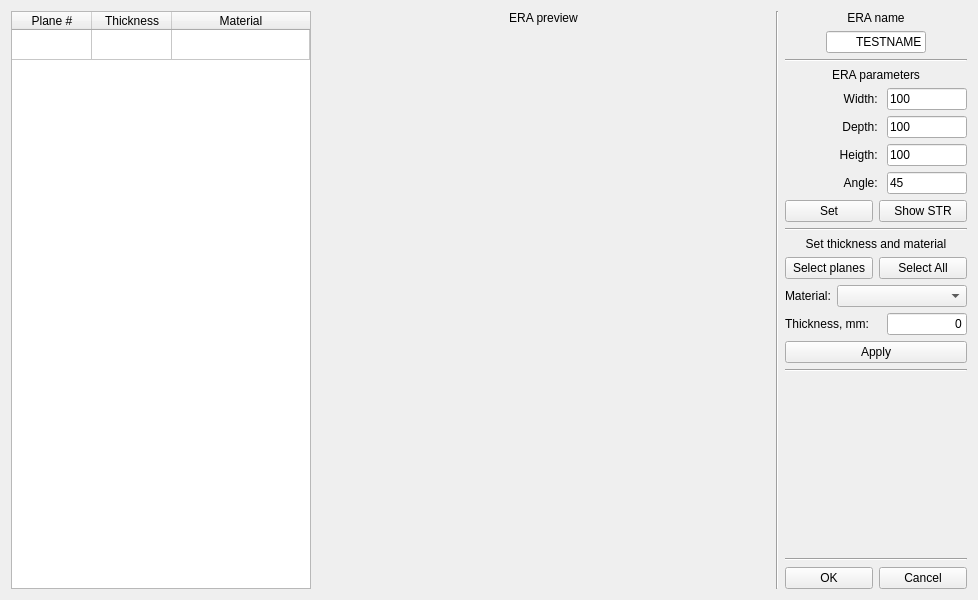
<?xml version="1.0" encoding="UTF-8"?>
<ui version="4.0">
 <class>wid_addcomp</class>
 <widget class="QWidget" name="wid_addcomp">
  <property name="geometry">
   <rect>
    <x>0</x>
    <y>0</y>
    <width>978</width>
    <height>600</height>
   </rect>
  </property>
  <property name="minimumSize">
   <size>
    <width>800</width>
    <height>0</height>
   </size>
  </property>
  <property name="windowTitle">
   <string>New ERA element</string>
  </property>
  <layout class="QHBoxLayout" name="horizontalLayout">
   <item>
    <widget class="QTableWidget" name="tbl_facestable">
     <property name="sizePolicy">
      <sizepolicy hsizetype="Fixed" vsizetype="Expanding">
       <horstretch>0</horstretch>
       <verstretch>0</verstretch>
      </sizepolicy>
     </property>
     <property name="minimumSize">
      <size>
       <width>300</width>
       <height>0</height>
      </size>
     </property>
     <property name="maximumSize">
      <size>
       <width>240</width>
       <height>16777215</height>
      </size>
     </property>
     <property name="showGrid">
      <bool>true</bool>
     </property>
     <attribute name="horizontalHeaderVisible">
      <bool>true</bool>
     </attribute>
     <attribute name="horizontalHeaderCascadingSectionResizes">
      <bool>false</bool>
     </attribute>
     <attribute name="horizontalHeaderDefaultSectionSize">
      <number>80</number>
     </attribute>
     <attribute name="horizontalHeaderHighlightSections">
      <bool>true</bool>
     </attribute>
     <attribute name="horizontalHeaderMinimumSectionSize">
      <number>70</number>
     </attribute>
     <attribute name="horizontalHeaderShowSortIndicator" stdset="0">
      <bool>false</bool>
     </attribute>
     <attribute name="horizontalHeaderStretchLastSection">
      <bool>true</bool>
     </attribute>
     <attribute name="verticalHeaderVisible">
      <bool>false</bool>
     </attribute>
     <row>
      <property name="text">
       <string/>
      </property>
     </row>
     <column>
      <property name="text">
       <string>Plane #</string>
      </property>
      <property name="textAlignment">
       <set>AlignHCenter|AlignVCenter|AlignCenter</set>
      </property>
     </column>
     <column>
      <property name="text">
       <string>Thickness</string>
      </property>
      <property name="textAlignment">
       <set>AlignHCenter|AlignVCenter|AlignCenter</set>
      </property>
     </column>
     <column>
      <property name="text">
       <string>Material</string>
      </property>
      <property name="textAlignment">
       <set>AlignHCenter|AlignVCenter|AlignCenter</set>
      </property>
     </column>
     <item row="0" column="0">
      <property name="text">
       <string/>
      </property>
      <property name="textAlignment">
       <set>AlignHCenter|AlignVCenter|AlignCenter</set>
      </property>
     </item>
     <item row="0" column="1">
      <property name="text">
       <string/>
      </property>
      <property name="textAlignment">
       <set>AlignHCenter|AlignVCenter|AlignCenter</set>
      </property>
     </item>
    </widget>
   </item>
   <item>
    <layout class="QVBoxLayout" name="lay_gl">
     <item>
      <widget class="QLabel" name="lbl_gl">
       <property name="sizePolicy">
        <sizepolicy hsizetype="Preferred" vsizetype="Minimum">
         <horstretch>0</horstretch>
         <verstretch>0</verstretch>
        </sizepolicy>
       </property>
       <property name="text">
        <string>ERA preview</string>
       </property>
       <property name="alignment">
        <set>Qt::AlignCenter</set>
       </property>
      </widget>
     </item>
     <item>
      <widget class="QWidget" name="glbox" native="true">
       <property name="sizePolicy">
        <sizepolicy hsizetype="Expanding" vsizetype="Expanding">
         <horstretch>0</horstretch>
         <verstretch>0</verstretch>
        </sizepolicy>
       </property>
       <property name="minimumSize">
        <size>
         <width>300</width>
         <height>300</height>
        </size>
       </property>
      </widget>
     </item>
    </layout>
   </item>
   <item>
    <widget class="Line" name="line_4">
     <property name="orientation">
      <enum>Qt::Vertical</enum>
     </property>
    </widget>
   </item>
   <item>
    <layout class="QVBoxLayout" name="rightBox">
     <item>
      <widget class="QLabel" name="lbl_name">
       <property name="text">
        <string>ERA name</string>
       </property>
       <property name="alignment">
        <set>Qt::AlignCenter</set>
       </property>
      </widget>
     </item>
     <item>
      <layout class="QHBoxLayout" name="lay_name">
       <item>
        <widget class="QLineEdit" name="ln_name">
         <property name="sizePolicy">
          <sizepolicy hsizetype="Minimum" vsizetype="Fixed">
           <horstretch>0</horstretch>
           <verstretch>0</verstretch>
          </sizepolicy>
         </property>
         <property name="maximumSize">
          <size>
           <width>100</width>
           <height>16777215</height>
          </size>
         </property>
         <property name="text">
          <string>TESTNAME</string>
         </property>
         <property name="alignment">
          <set>Qt::AlignRight|Qt::AlignTrailing|Qt::AlignVCenter</set>
         </property>
        </widget>
       </item>
      </layout>
     </item>
     <item>
      <widget class="Line" name="line">
       <property name="orientation">
        <enum>Qt::Horizontal</enum>
       </property>
      </widget>
     </item>
     <item>
      <widget class="QLabel" name="label_2">
       <property name="text">
        <string>ERA parameters</string>
       </property>
       <property name="alignment">
        <set>Qt::AlignCenter</set>
       </property>
      </widget>
     </item>
     <item>
      <layout class="QHBoxLayout" name="horizontalLayout_2">
       <item>
        <widget class="QLabel" name="label">
         <property name="text">
          <string>Width: </string>
         </property>
         <property name="alignment">
          <set>Qt::AlignRight|Qt::AlignTrailing|Qt::AlignVCenter</set>
         </property>
        </widget>
       </item>
       <item>
        <widget class="QLineEdit" name="ln_width">
         <property name="sizePolicy">
          <sizepolicy hsizetype="Minimum" vsizetype="Fixed">
           <horstretch>0</horstretch>
           <verstretch>0</verstretch>
          </sizepolicy>
         </property>
         <property name="maximumSize">
          <size>
           <width>80</width>
           <height>16777215</height>
          </size>
         </property>
         <property name="text">
          <string>100</string>
         </property>
        </widget>
       </item>
      </layout>
     </item>
     <item>
      <layout class="QHBoxLayout" name="horizontalLayout_3">
       <item>
        <widget class="QLabel" name="label_5">
         <property name="text">
          <string>Depth: </string>
         </property>
         <property name="alignment">
          <set>Qt::AlignRight|Qt::AlignTrailing|Qt::AlignVCenter</set>
         </property>
        </widget>
       </item>
       <item>
        <widget class="QLineEdit" name="ln_depth">
         <property name="sizePolicy">
          <sizepolicy hsizetype="Minimum" vsizetype="Fixed">
           <horstretch>0</horstretch>
           <verstretch>0</verstretch>
          </sizepolicy>
         </property>
         <property name="maximumSize">
          <size>
           <width>80</width>
           <height>16777215</height>
          </size>
         </property>
         <property name="text">
          <string>100</string>
         </property>
        </widget>
       </item>
      </layout>
     </item>
     <item>
      <layout class="QHBoxLayout" name="horizontalLayout_6">
       <item>
        <widget class="QLabel" name="label_3">
         <property name="text">
          <string>Heigth: </string>
         </property>
         <property name="alignment">
          <set>Qt::AlignRight|Qt::AlignTrailing|Qt::AlignVCenter</set>
         </property>
        </widget>
       </item>
       <item>
        <widget class="QLineEdit" name="ln_height">
         <property name="sizePolicy">
          <sizepolicy hsizetype="Minimum" vsizetype="Fixed">
           <horstretch>0</horstretch>
           <verstretch>0</verstretch>
          </sizepolicy>
         </property>
         <property name="maximumSize">
          <size>
           <width>80</width>
           <height>16777215</height>
          </size>
         </property>
         <property name="text">
          <string>100</string>
         </property>
        </widget>
       </item>
      </layout>
     </item>
     <item>
      <layout class="QHBoxLayout" name="horizontalLayout_4">
       <item>
        <widget class="QLabel" name="label_4">
         <property name="text">
          <string>Angle: </string>
         </property>
         <property name="alignment">
          <set>Qt::AlignRight|Qt::AlignTrailing|Qt::AlignVCenter</set>
         </property>
        </widget>
       </item>
       <item>
        <widget class="QLineEdit" name="ln_angle">
         <property name="sizePolicy">
          <sizepolicy hsizetype="Minimum" vsizetype="Fixed">
           <horstretch>0</horstretch>
           <verstretch>0</verstretch>
          </sizepolicy>
         </property>
         <property name="maximumSize">
          <size>
           <width>80</width>
           <height>16777215</height>
          </size>
         </property>
         <property name="text">
          <string>45</string>
         </property>
        </widget>
       </item>
      </layout>
     </item>
     <item>
      <layout class="QHBoxLayout" name="horizontalLayout_8">
       <item>
        <widget class="QPushButton" name="btn_sizeset">
         <property name="text">
          <string>Set</string>
         </property>
        </widget>
       </item>
       <item>
        <widget class="QPushButton" name="btn_struct">
         <property name="text">
          <string>Show STR</string>
         </property>
        </widget>
       </item>
      </layout>
     </item>
     <item>
      <widget class="Line" name="line_5">
       <property name="orientation">
        <enum>Qt::Horizontal</enum>
       </property>
      </widget>
     </item>
     <item>
      <widget class="QLabel" name="lbl_set">
       <property name="sizePolicy">
        <sizepolicy hsizetype="Minimum" vsizetype="Preferred">
         <horstretch>0</horstretch>
         <verstretch>0</verstretch>
        </sizepolicy>
       </property>
       <property name="text">
        <string>Set thickness and material</string>
       </property>
       <property name="alignment">
        <set>Qt::AlignCenter</set>
       </property>
      </widget>
     </item>
     <item>
      <layout class="QHBoxLayout" name="lay_select">
       <item>
        <widget class="QPushButton" name="btn_startselect">
         <property name="text">
          <string>Select planes</string>
         </property>
        </widget>
       </item>
       <item>
        <widget class="QPushButton" name="btn_selectall">
         <property name="text">
          <string>Select All</string>
         </property>
        </widget>
       </item>
      </layout>
     </item>
     <item>
      <layout class="QHBoxLayout" name="lay_material">
       <item>
        <widget class="QLabel" name="lbl_material">
         <property name="sizePolicy">
          <sizepolicy hsizetype="Minimum" vsizetype="Preferred">
           <horstretch>0</horstretch>
           <verstretch>0</verstretch>
          </sizepolicy>
         </property>
         <property name="text">
          <string>Material:</string>
         </property>
        </widget>
       </item>
       <item>
        <widget class="QComboBox" name="cmb_material">
         <property name="sizePolicy">
          <sizepolicy hsizetype="Preferred" vsizetype="Fixed">
           <horstretch>0</horstretch>
           <verstretch>0</verstretch>
          </sizepolicy>
         </property>
         <property name="minimumSize">
          <size>
           <width>130</width>
           <height>0</height>
          </size>
         </property>
        </widget>
       </item>
      </layout>
     </item>
     <item>
      <layout class="QHBoxLayout" name="lay_thickness">
       <item>
        <widget class="QLabel" name="lbl_thickness">
         <property name="text">
          <string>Thickness, mm:</string>
         </property>
        </widget>
       </item>
       <item>
        <widget class="QLineEdit" name="ln_thickness">
         <property name="sizePolicy">
          <sizepolicy hsizetype="Minimum" vsizetype="Fixed">
           <horstretch>0</horstretch>
           <verstretch>0</verstretch>
          </sizepolicy>
         </property>
         <property name="maximumSize">
          <size>
           <width>80</width>
           <height>16777215</height>
          </size>
         </property>
         <property name="text">
          <string>0</string>
         </property>
         <property name="alignment">
          <set>Qt::AlignRight|Qt::AlignTrailing|Qt::AlignVCenter</set>
         </property>
        </widget>
       </item>
      </layout>
     </item>
     <item>
      <widget class="QPushButton" name="btn_set">
       <property name="sizePolicy">
        <sizepolicy hsizetype="Minimum" vsizetype="Fixed">
         <horstretch>0</horstretch>
         <verstretch>0</verstretch>
        </sizepolicy>
       </property>
       <property name="text">
        <string>Apply</string>
       </property>
      </widget>
     </item>
     <item>
      <widget class="Line" name="line_2">
       <property name="orientation">
        <enum>Qt::Horizontal</enum>
       </property>
      </widget>
     </item>
     <item>
      <spacer name="verticalSpacer">
       <property name="orientation">
        <enum>Qt::Vertical</enum>
       </property>
       <property name="sizeHint" stdset="0">
        <size>
         <width>20</width>
         <height>40</height>
        </size>
       </property>
      </spacer>
     </item>
     <item>
      <widget class="Line" name="line_3">
       <property name="orientation">
        <enum>Qt::Horizontal</enum>
       </property>
      </widget>
     </item>
     <item>
      <layout class="QHBoxLayout" name="lay_btns">
       <item>
        <widget class="QPushButton" name="btn_ok">
         <property name="text">
          <string>OK</string>
         </property>
        </widget>
       </item>
       <item>
        <widget class="QPushButton" name="btn_cancel">
         <property name="text">
          <string>Cancel</string>
         </property>
        </widget>
       </item>
      </layout>
     </item>
    </layout>
   </item>
  </layout>
 </widget>
 <resources/>
 <connections/>
</ui>
